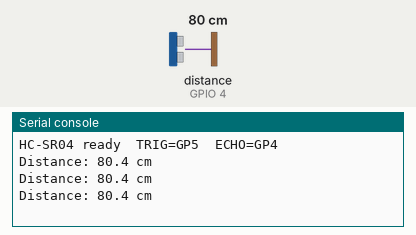
A program run on a simulated ESP32 board running MicroPython. Parts: the last lines printed to the serial console. The inputs (shaded band) are chosen by the test bench; at power-on: distance to the obstacle (sensor on GPIO 4) 80 cm. The echo pulse lasts 58.3 µs per cm.

Above: at 1.2 s.
1.3 s: distance to the obstacle (sensor on GPIO 4) set to 2 cm
At 1.9 s:
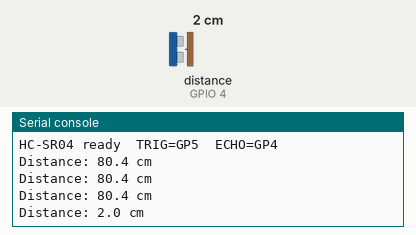
2.8 s: distance to the obstacle (sensor on GPIO 4) set to 4 cm
At 3.4 s:
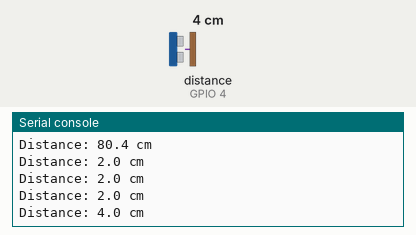
Timing chart, 0 to 5.8 s (numbered marks = the images above; inputs shaded):
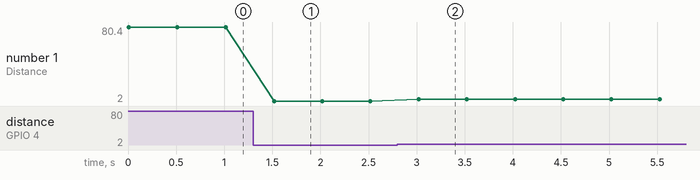

The program:

Lesson16.py
```python
import os, sys, io
from machine import Pin, time_pulse_us
import time

# HC-SR04 ultrasonic distance sensor
# Wiring:
#   TRIG → GP5
#   ECHO → GP4
#   VCC  → 3.3 V  (keeps ECHO output at 3.3 V — safe for GPIO input)
#   GND  → GND
#
# Operating range: 2–400 cm
# Resolution:      ~0.3 cm
# distance [cm] = echo_duration [µs] / 58

_trig = Pin(5, Pin.OUT)
_echo = Pin(4, Pin.IN)


def measure_distance():
    # 10 µs trigger pulse
    _trig.value(0)
    time.sleep_us(2)
    _trig.value(1)
    time.sleep_us(10)
    _trig.value(0)
    # Measure echo duration; 30 000 µs timeout ≈ 500 cm — returns -1 on timeout
    duration = time_pulse_us(_echo, 1, 30_000)
    if duration < 0:
        return -1
    return duration / 58


def setup():
    _trig.value(0)
    print('HC-SR04 ready  TRIG=GP5  ECHO=GP4')


def loop():
    dist = measure_distance()
    if dist < 0 or dist < 2 or dist > 400:
        print('Out of range')
    else:
        print('Distance: ' + str(round(dist, 1)) + ' cm')
    time.sleep_ms(500)


if __name__ == '__main__':
    try:
        setup()
        while True:
            loop()
    except (Exception, KeyboardInterrupt) as e:
        print(e)
```

Measured:
- after the input at 1.3 s, the serial console: prints a new line after 0.22 s (image 1)
- after the input at 2.8 s, the serial console: prints a new line after 0.22 s (image 2)
- plotted number 1: 80.4 → 2 after the input at 1.3 s
